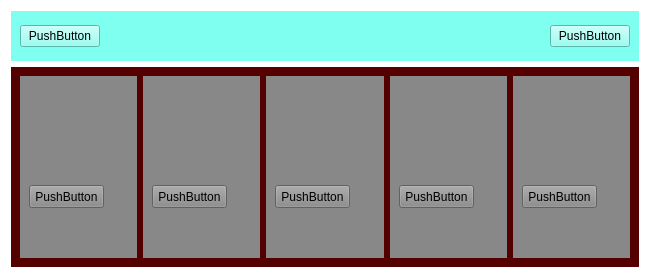
             <widget class="QWidget" name="minirecommend_item_3" native="true">
              <property name="geometry">
               <rect>
                <x>10</x>
                <y>830</y>
                <width>650</width>
                <height>274</height>
               </rect>
              </property>
              <property name="sizePolicy">
               <sizepolicy hsizetype="Expanding" vsizetype="Expanding">
                <horstretch>0</horstretch>
                <verstretch>0</verstretch>
               </sizepolicy>
              </property>
              <property name="minimumSize">
               <size>
                <width>650</width>
                <height>150</height>
               </size>
              </property>
              <property name="styleSheet">
               <string notr="true">background-color: rgb(255, 255, 255);</string>
              </property>
              <layout class="QGridLayout" name="gridLayout_8">
               <item row="0" column="0">
                <widget class="QWidget" name="title_widget" native="true">
                 <property name="sizePolicy">
                  <sizepolicy hsizetype="Expanding" vsizetype="Minimum">
                   <horstretch>0</horstretch>
                   <verstretch>0</verstretch>
                  </sizepolicy>
                 </property>
                 <property name="minimumSize">
                  <size>
                   <width>600</width>
                   <height>50</height>
                  </size>
                 </property>
                 <property name="styleSheet">
                  <string notr="true">background-color: rgb(126, 255, 240);</string>
                 </property>
                 <layout class="QGridLayout" name="gridLayout_9">
                  <item row="0" column="2">
                   <widget class="QPushButton" name="pushButton_8">
                    <property name="text">
                     <string>PushButton</string>
                    </property>
                   </widget>
                  </item>
                  <item row="0" column="0">
                   <widget class="QPushButton" name="pushButton_9">
                    <property name="text">
                     <string>PushButton</string>
                    </property>
                   </widget>
                  </item>
                  <item row="0" column="1">
                   <spacer name="horizontalSpacer_2">
                    <property name="orientation">
                     <enum>Qt::Horizontal</enum>
                    </property>
                    <property name="sizeHint" stdset="0">
                     <size>
                      <width>40</width>
                      <height>20</height>
                     </size>
                    </property>
                   </spacer>
                  </item>
                 </layout>
                </widget>
               </item>
               <item row="1" column="0">
                <widget class="QWidget" name="details_widget" native="true">
                 <property name="sizePolicy">
                  <sizepolicy hsizetype="Expanding" vsizetype="Expanding">
                   <horstretch>0</horstretch>
                   <verstretch>0</verstretch>
                  </sizepolicy>
                 </property>
                 <property name="minimumSize">
                  <size>
                   <width>600</width>
                   <height>200</height>
                  </size>
                 </property>
                 <property name="styleSheet">
                  <string notr="true">background-color: rgb(85, 0, 0);</string>
                 </property>
                 <layout class="QGridLayout" name="gridLayout_10">
                  <item row="0" column="2">
                   <widget class="QWidget" name="widget_6" native="true">
                    <property name="styleSheet">
                     <string notr="true">background-color: rgb(136, 136, 136);</string>
                    </property>
                    <widget class="QPushButton" name="pushButton_10">
                     <property name="geometry">
                      <rect>
                       <x>9</x>
                       <y>109</y>
                       <width>75</width>
                       <height>23</height>
                      </rect>
                     </property>
                     <property name="text">
                      <string>PushButton</string>
                     </property>
                    </widget>
                   </widget>
                  </item>
                  <item row="0" column="0">
                   <widget class="QWidget" name="widget_7" native="true">
                    <property name="styleSheet">
                     <string notr="true">background-color: rgb(136, 136, 136);</string>
                    </property>
                    <widget class="QPushButton" name="pushButton_11">
                     <property name="geometry">
                      <rect>
                       <x>9</x>
                       <y>109</y>
                       <width>75</width>
                       <height>23</height>
                      </rect>
                     </property>
                     <property name="text">
                      <string>PushButton</string>
                     </property>
                    </widget>
                   </widget>
                  </item>
                  <item row="0" column="3">
                   <widget class="QWidget" name="widget_8" native="true">
                    <property name="styleSheet">
                     <string notr="true">background-color: rgb(136, 136, 136);</string>
                    </property>
                    <widget class="QPushButton" name="pushButton_12">
                     <property name="geometry">
                      <rect>
                       <x>9</x>
                       <y>109</y>
                       <width>75</width>
                       <height>23</height>
                      </rect>
                     </property>
                     <property name="text">
                      <string>PushButton</string>
                     </property>
                    </widget>
                   </widget>
                  </item>
                  <item row="0" column="1">
                   <widget class="QWidget" name="widget_9" native="true">
                    <property name="styleSheet">
                     <string notr="true">background-color: rgb(136, 136, 136);</string>
                    </property>
                    <widget class="QPushButton" name="pushButton_13">
                     <property name="geometry">
                      <rect>
                       <x>9</x>
                       <y>109</y>
                       <width>75</width>
                       <height>23</height>
                      </rect>
                     </property>
                     <property name="text">
                      <string>PushButton</string>
                     </property>
                    </widget>
                   </widget>
                  </item>
                  <item row="0" column="4">
                   <widget class="QWidget" name="widget_10" native="true">
                    <property name="styleSheet">
                     <string notr="true">background-color: rgb(136, 136, 136);</string>
                    </property>
                    <widget class="QPushButton" name="pushButton_14">
                     <property name="geometry">
                      <rect>
                       <x>9</x>
                       <y>109</y>
                       <width>75</width>
                       <height>23</height>
                      </rect>
                     </property>
                     <property name="text">
                      <string>PushButton</string>
                     </property>
                    </widget>
                   </widget>
                  </item>
                 </layout>
                </widget>
               </item>
              </layout>
             </widget>
